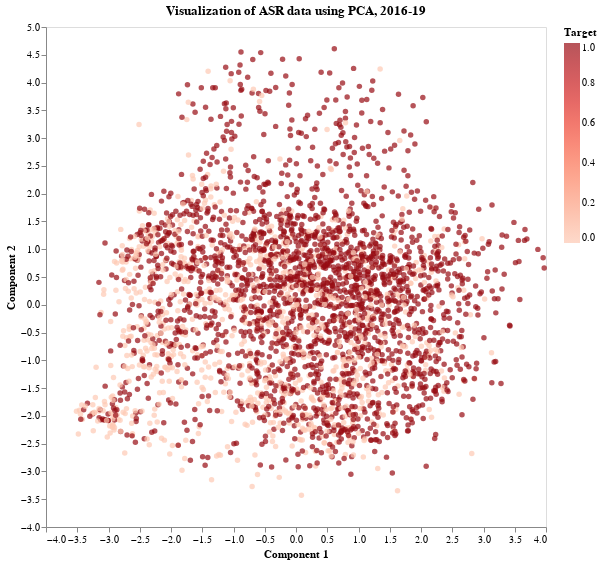

The notebook cell saved with this chart:
### Code cell
# Set params for viz
params = {}
params["dataset"] = "Annual Survey of Refugees"
params["year"] = "2016-19"
params["indicator"] = "t_resettlement"

# PCA visualization with two components
params["method"] = "PCA"
viz_reduction(add_info_to_reduced(X_pca, pre_df), params)

### Figure 1 — Vega-Lite specification as saved in the notebook (floating-point values rounded to 4 significant figures; data arrays with more than 128 entries replaced by an {"elided": "..."} marker saying what was removed)
{"config": {"view": {"continuousWidth": 300, "continuousHeight": 300}, "axis": {"grid": false}}, "data": {"name": "data-937f2fff884b47afbb81f76f2b7fd92b"}, "mark": {"type": "circle"}, "encoding": {"color": {"field": "Target", "scale": {"scheme": "reds"}, "type": "quantitative"}, "x": {"field": "0", "title": "Component 1", "type": "quantitative"}, "y": {"field": "1", "title": "Component 2", "type": "quantitative"}}, "height": 500, "title": "Visualization of ASR data using PCA, 2016-19", "width": 500, "$schema": "https://vega.github.io/schema/vega-lite/v5.16.3.json", "datasets": {"data-937f2fff884b47afbb81f76f2b7fd92b": {"elided": "3223 records"}}}
